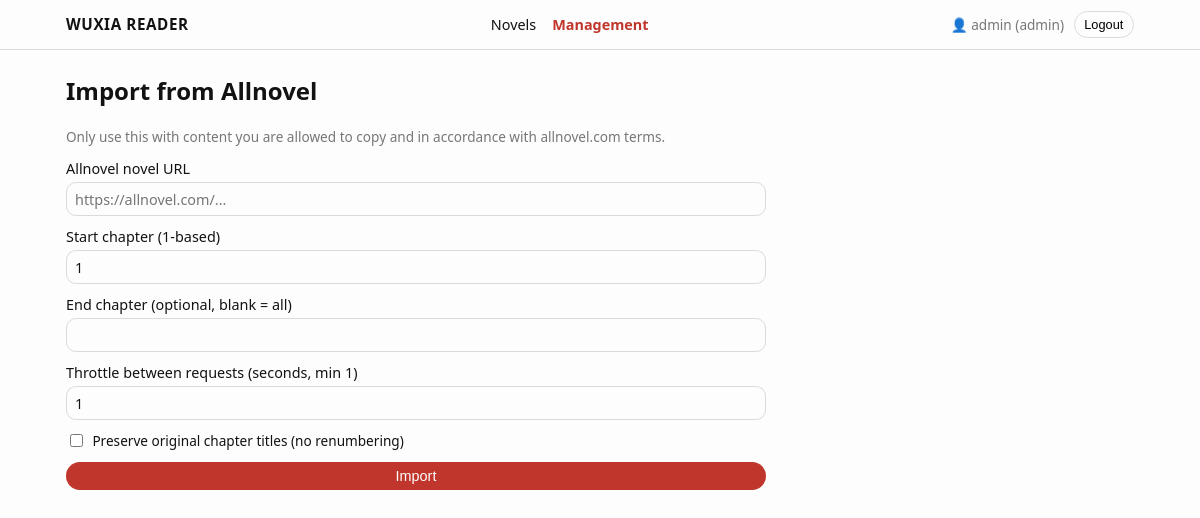
The page /admin/import-allnovel (signed in) on the database its author committed.
### tables this page shows
CREATE TABLE users (
  id INT UNSIGNED AUTO_INCREMENT PRIMARY KEY,
  username VARCHAR(50) NOT NULL UNIQUE,
  password_hash VARCHAR(255) NOT NULL,
  role ENUM('admin','reader') NOT NULL DEFAULT 'reader',
  created_at TIMESTAMP DEFAULT CURRENT_TIMESTAMP
);

### src/Controllers/AdminController.php (called while the page is built, shortened)
<?php
class AdminController
{
    private function requireAdmin()
    {
        $currentUser = null;
        if (!empty($_SESSION['user_id'])) {
            $currentUser = User::find($_SESSION['user_id']);
        }
        return $currentUser;
    }
    public function importAllnovel()
    {
        $this->importGeneric('allnovel');
    }
    private function importGeneric($source)
    {
        $currentUser = $this->requireAdmin();
        $errors = [];
        $url = $_POST['url'] ?? '';
        $start = $_POST['start'] ?? '1';
        $end = $_POST['end'] ?? '';
        $throttleDefault = 1.0;
        if ($source === 'fanmtl') {
            $throttleDefault = FMTL_MINIMUM_THROTTLE;
        } elseif ($source === 'novelhall') {
            $throttleDefault = NOVELHALL_MINIMUM_THROTTLE;
        } elseif ($source === 'allnovel') {
            $throttleDefault = ALLNOVEL_MINIMUM_THROTTLE;
        } elseif ($source === 'readnovelfull') {
            $throttleDefault = READNOVELFULL_MINIMUM_THROTTLE;
        }
        $throttle = $_POST['throttle'] ?? (string)$throttleDefault;
        $preserve = isset($_POST['preserve_titles']);
        View::render('admin/import_form', [
            'current_user' => $currentUser,
            'source' => $source,
            'errors' => $errors,
            'url' => $url,
            'start' => $start,
            'end' => $end,
            'throttle' => $throttle,
            'preserve' => $preserve,
            'throttleDefault' => $throttleDefault
        ]);
    }
}

### public/index.php (called while the page is built, shortened)
<?php
$router = new Router();
$router->add('GET', '/', [HomeController::class, 'index']);
$router->add('ANY', '/login', [AuthController::class, 'login']);
$router->add('ANY', '/signup', [AuthController::class, 'signup']);
$router->add('POST', '/logout', [AuthController::class, 'logout']);
$router->add('GET', '#^/novel/(\d+)$#', [NovelController::class, 'show']);
$router->add('GET', '#^/chapter/(\d+)$#', [NovelController::class, 'showChapter']);
$router->add('POST', '/like', [NovelController::class, 'like']);
$router->add('POST', '/comment', [NovelController::class, 'comment']);
$router->add('GET', '/admin/management', [AdminController::class, 'management']);
$router->add('ANY', '/admin/add-novel', [AdminController::class, 'addNovel']);
$router->add('ANY', '/admin/add-chapter', [AdminController::class, 'addChapter']);
$router->add('ANY', '/admin/import-fanmtl', [AdminController::class, 'importFanmtl']);
$router->add('ANY', '/admin/import-novelhall', [AdminController::class, 'importNovelhall']);
$router->add('ANY', '/admin/import-allnovel', [AdminController::class, 'importAllnovel']);
$router->add('ANY', '/admin/import-readnovelfull', [AdminController::class, 'importReadnovelfull']);
$router->dispatch($_SERVER['REQUEST_METHOD'], $_SERVER['REQUEST_URI']);

### src/Core/Config.php (called while the page is built, shortened)
<?php
class Config
{
    private static $config = [];
    public static function get($key, $default = null)
    {
        return self::$config[$key] ?? $default;
    }
}

### src/Models/User.php (called while the page is built, shortened)
<?php
class User
{
    public static function find($id)
    {
        $pdo = Database::connect();
        $stmt = $pdo->prepare("SELECT id, username, role FROM users WHERE id = ?");
        $stmt->execute([$id]);
        return $stmt->fetch() ?: null;
    }
}

### templates/admin/import_form.php (the view, shortened to what this page needs)
<?php
include __DIR__ . '/../header.php';
?>
    <section class="admin-page">
        <h1>Import from <?= ucfirst($source) ?></h1>
        <p style="font-size:0.85rem;color:var(--muted);margin-top:0;">
            Only use this with content you are allowed to copy and in accordance with <?= $source ?>.com terms.
        </p>
        <form method="post" class="form form--admin">
            <label>
                <?= ucfirst($source) ?> novel URL
                <input type="url" name="url" required
                       placeholder="https://<?= $source ?>.com/..."
                       value="<?= htmlspecialchars($url ?? '') ?>">
            </label>
            <label>
                Start chapter (1-based)
                <input type="number" name="start" min="1" value="<?= htmlspecialchars($start ?? '1') ?>">
            </label>
            <label>
                End chapter (optional, blank = all)
                <input type="number" name="end" min="1" value="<?= htmlspecialchars($end ?? '') ?>">
            </label>
            <label>
                Throttle between requests (seconds, min <?= $throttleDefault ?>)
                <input type="number" step="0.1" name="throttle"
                       value="<?= htmlspecialchars($throttle ?? (string)$throttleDefault) ?>">
            </label>
            <label style="flex-direction:row;align-items:center;gap:0.4rem;">
                <input type="checkbox" name="preserve_titles" <?= !empty($preserve) ? 'checked' : '' ?>>
                <span style="font-size:0.85rem;">Preserve original chapter titles (no renumbering)</span>
            </label>
            <button type="submit" class="btn btn--admin">Import</button>
        </form>
    </section>
<?php include __DIR__ . '/../footer.php'; ?>

### src/Core/Router.php (shortened to what this page needs)
<?php
class Router
{
    private $routes = [];
    public function add($method, $path, $handler)
    {
        $this->routes[] = [
            'method' => $method,
            'path' => $path,
            'handler' => $handler
        ];
    }
    public function dispatch($method, $uri)
    {
        $uri = parse_url($uri, PHP_URL_PATH);
        $uri = rtrim($uri, '/');
        foreach ($this->routes as $route) {
            if ($route['method'] !== $method && $route['method'] !== 'ANY') {
                continue;
            }
            $pattern = $route['path'];
            if (strpos($pattern, '#') === 0) {
                 if (preg_match($pattern, $uri, $matches)) {
                     array_shift($matches);
                     return $this->callHandler($route['handler'], $matches);
                 }
            } else {
                if ($pattern === $uri) {
                    return $this->callHandler($route['handler'], []);
                }
            }
        }
    }
    private function callHandler($handler, $params)
    {
        if (is_array($handler)) {
            $method = $handler[1];
            $controller = new $controllerName();
            return call_user_func_array([$controller, $method], $params);
        }
        return call_user_func_array($handler, $params);
    }
}

### templates/header.php (shortened to what this page needs)
<?php
$base = Config::get('BASE_URL');
?>
<!DOCTYPE html>
<html lang="en">
<head>
    <link rel="stylesheet" href="<?= $base ?>/assets/style.css">
</head>
<body>
<header class="site-header">
    <div class="site-header__inner">
        <a href="<?= $base ?>/" class="logo">Wuxia Reader</a>
        <nav class="nav">
            <a href="<?= $base ?>/">Novels</a>
            <?php if (!empty($current_user) && $current_user['role'] === 'admin'): ?>
                <a href="<?= $base ?>/admin/management" class="nav__admin">Management</a>
            <?php endif; ?>
        </nav>
        <div class="auth">
            <?php if (!empty($current_user)): ?>
                <span class="auth__user">👤 <?= htmlspecialchars($current_user['username']) ?> (<?= htmlspecialchars($current_user['role']) ?>)</span>
                <form method="post" action="<?= $base ?>/logout" class="auth__form">
                    <button type="submit">Logout</button>
                </form>
            <?php else: ?>
                <a href="<?= $base ?>/login">Login</a>
                <a href="<?= $base ?>/signup">Sign up</a>
            <?php endif; ?>
        </div>
    </div>
</header>
<main class="site-main">

### public/assets/style.css (style rules this page uses)
:root { --bg: #fdfdfd; --text: #121212; --muted: #777; --border: #dadada; --accent: #c0362c; --accent-soft: #ffe5e0; --card-bg: #ffffff; --shadow-soft: 0 8px 24px rgba(0, 0, 0, 0.06); }
*, *::before, *::after { box-sizing: border-box; }
body { margin: 0; font-family: system-ui, -apple-system, BlinkMacSystemFont, "Segoe UI", sans-serif; background: var(--bg); color: var(--text); }
a { color: inherit; text-decoration: none; }
.site-header { position: sticky; top: 0; z-index: 20; background: rgba(253, 253, 253, 0.96); backdrop-filter: blur(10px); border-bottom: 1px solid var(--border); }
.site-header__inner { max-width: 1100px; margin: 0 auto; padding: 0.7rem 1rem; display: flex; align-items: center; justify-content: space-between; gap: 1rem; }
.logo { font-weight: 700; letter-spacing: 0.04em; text-transform: uppercase; font-size: 0.95rem; }
.nav { display: flex; gap: 1rem; font-size: 0.9rem; }
.nav__admin { color: var(--accent); font-weight: 600; }
.auth { display: flex; align-items: center; gap: 0.6rem; font-size: 0.85rem; }
.auth__user { color: var(--muted); }
.auth__form { margin: 0; }
.auth__form button { border: 1px solid var(--border); background: transparent; padding: 0.3rem 0.6rem; border-radius: 999px; font-size: 0.8rem; cursor: pointer; }
.site-main { max-width: 1100px; margin: 1.5rem auto 3rem; padding: 0 1rem 0; }
.form { max-width: 380px; display: flex; flex-direction: column; gap: 0.7rem; }
.form label { font-size: 0.9rem; display: flex; flex-direction: column; gap: 0.25rem; }
.form input, .form select, .form textarea { border-radius: 10px; border: 1px solid var(--border); padding: 0.4rem 0.5rem; font-size: 0.9rem; background: transparent; color: inherit; font-family: inherit; }
.form button { border-radius: 999px; border: none; padding: 0.4rem 0.9rem; font-size: 0.9rem; cursor: pointer; background: var(--accent); color: white; }
.form--admin { max-width: 700px; }
.btn--admin { background: var(--accent); }
.admin-page h1 { margin-top: 0; }

### rows shown on the page
users: username "admin", role "admin", start "1", id "1", throttle "1"

### other values the page prints
$source "Allnovel"
$source "allnovel"
